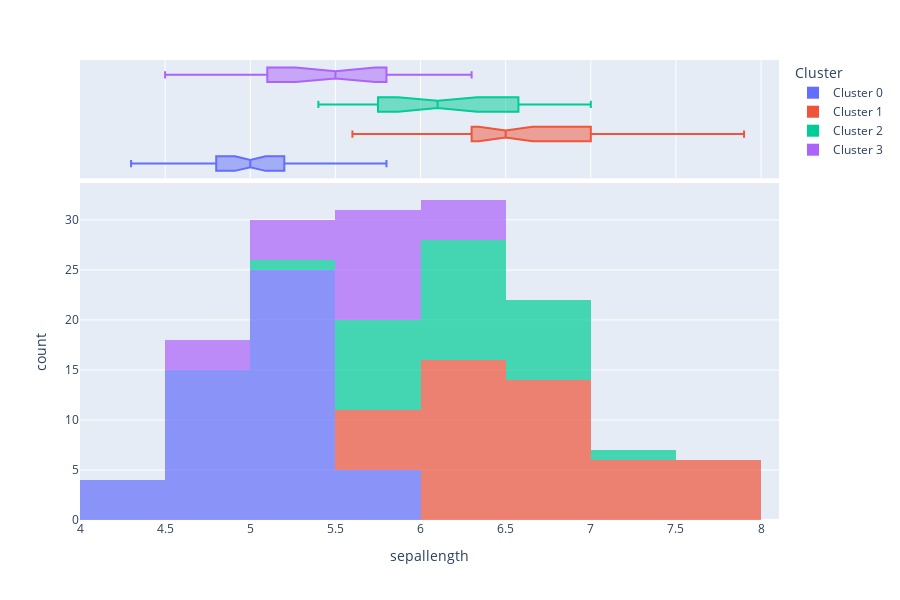

Write notebook code for a chart like this one.
### Code cell
plot_model(kmeans,plot='distribution',feature='sepallength')

### Figure 1 — Plotly figure (JSON) as saved in the notebook; plotly's stock layout.template omitted (floating-point values rounded to 4 significant figures; data arrays with more than 128 entries replaced by an {"elided": "..."} marker saying what was removed)
{"data": [{"alignmentgroup": "True", "bingroup": "x", "hovertemplate": "Cluster=Cluster 0<br>sepallength=%{x}<br>count=%{y}<extra></extra>", "legendgroup": "Cluster 0", "marker": {"color": "#636efa", "opacity": 0.7}, "name": "Cluster 0", "offsetgroup": "Cluster 0", "orientation": "v", "showlegend": true, "type": "histogram", "x": [5.1, 5.2, 5.2, 4.7, 4.8, 5.4, 5.2, 5.5, 4.9, 5, 5.5, 4.9, 4.4, 5.1, 5, 4.4, 5, 5.1, 4.8, 5.1, 5.3, 5, 5, 5, 4.6, 5.1, 4.9, 4.7, 4.6, 5, 5.4, 4.6, 5, 4.4, 4.9, 5.4, 4.8, 4.8, 4.3, 5.8, 5.7, 5.4, 5.1, 5.7, 5.1, 5.4, 4.8, 5.1, 4.6], "xaxis": "x", "yaxis": "y"}, {"alignmentgroup": "True", "customdata": {"elided": "49x5 mixed values"}, "hovertemplate": "Cluster=%{customdata[4]}<br>sepallength=%{x}<br>sepalwidth=%{customdata[0]}<br>petallength=%{customdata[1]}<br>petalwidth=%{customdata[2]}<br>class=%{customdata[3]}<extra></extra>", "legendgroup": "Cluster 0", "marker": {"color": "#636efa"}, "name": "Cluster 0", "notched": true, "offsetgroup": "Cluster 0", "showlegend": false, "type": "box", "x": [5.1, 5.2, 5.2, 4.7, 4.8, 5.4, 5.2, 5.5, 4.9, 5, 5.5, 4.9, 4.4, 5.1, 5, 4.4, 5, 5.1, 4.8, 5.1, 5.3, 5, 5, 5, 4.6, 5.1, 4.9, 4.7, 4.6, 5, 5.4, 4.6, 5, 4.4, 4.9, 5.4, 4.8, 4.8, 4.3, 5.8, 5.7, 5.4, 5.1, 5.7, 5.1, 5.4, 4.8, 5.1, 4.6], "xaxis": "x2", "yaxis": "y2"}, {"alignmentgroup": "True", "bingroup": "x", "hovertemplate": "Cluster=Cluster 1<br>sepallength=%{x}<br>count=%{y}<extra></extra>", "legendgroup": "Cluster 1", "marker": {"color": "#EF553B", "opacity": 0.7}, "name": "Cluster 1", "offsetgroup": "Cluster 1", "orientation": "v", "showlegend": true, "type": "histogram", "x": [6.4, 6.5, 7.7, 7.7, 6.9, 5.6, 5.8, 7.7, 6.3, 6.3, 6.8, 6.4, 6.5, 7.2, 6.7, 7.3, 7.6, 6.5, 6.7, 7.1, 5.7, 7.2, 6.4, 6.1, 6.5, 5.8, 6.3, 6.7, 6.7, 6.8, 5.8, 6.9, 6.7, 6.2, 6.9, 6.3, 7.7, 6.1, 6.3, 6.4, 7.9, 7.4, 7.2, 6.4, 6, 6.3, 5.9, 6.2], "xaxis": "x", "yaxis": "y"}, {"alignmentgroup": "True", "customdata": {"elided": "48x5 mixed values"}, "hovertemplate": "Cluster=%{customdata[4]}<br>sepallength=%{x}<br>sepalwidth=%{customdata[0]}<br>petallength=%{customdata[1]}<br>petalwidth=%{customdata[2]}<br>class=%{customdata[3]}<extra></extra>", "legendgroup": "Cluster 1", "marker": {"color": "#EF553B"}, "name": "Cluster 1", "notched": true, "offsetgroup": "Cluster 1", "showlegend": false, "type": "box", "x": [6.4, 6.5, 7.7, 7.7, 6.9, 5.6, 5.8, 7.7, 6.3, 6.3, 6.8, 6.4, 6.5, 7.2, 6.7, 7.3, 7.6, 6.5, 6.7, 7.1, 5.7, 7.2, 6.4, 6.1, 6.5, 5.8, 6.3, 6.7, 6.7, 6.8, 5.8, 6.9, 6.7, 6.2, 6.9, 6.3, 7.7, 6.1, 6.3, 6.4, 7.9, 7.4, 7.2, 6.4, 6, 6.3, 5.9, 6.2], "xaxis": "x2", "yaxis": "y2"}, {"alignmentgroup": "True", "bingroup": "x", "hovertemplate": "Cluster=Cluster 2<br>sepallength=%{x}<br>count=%{y}<extra></extra>", "legendgroup": "Cluster 2", "marker": {"color": "#00cc96", "opacity": 0.7}, "name": "Cluster 2", "offsetgroup": "Cluster 2", "orientation": "v", "showlegend": true, "type": "histogram", "x": [6.6, 5.7, 6.1, 6.3, 6.1, 5.9, 5.6, 6.7, 6.8, 5.6, 5.9, 6.6, 6.3, 5.7, 6.5, 6.9, 6.4, 7, 6.1, 6.7, 5.7, 6.4, 6, 5.6, 6.1, 6, 5.4, 6.7, 5.7, 6.2, 6], "xaxis": "x", "yaxis": "y"}, {"alignmentgroup": "True", "customdata": {"elided": "31x5 mixed values"}, "hovertemplate": "Cluster=%{customdata[4]}<br>sepallength=%{x}<br>sepalwidth=%{customdata[0]}<br>petallength=%{customdata[1]}<br>petalwidth=%{customdata[2]}<br>class=%{customdata[3]}<extra></extra>", "legendgroup": "Cluster 2", "marker": {"color": "#00cc96"}, "name": "Cluster 2", "notched": true, "offsetgroup": "Cluster 2", "showlegend": false, "type": "box", "x": [6.6, 5.7, 6.1, 6.3, 6.1, 5.9, 5.6, 6.7, 6.8, 5.6, 5.9, 6.6, 6.3, 5.7, 6.5, 6.9, 6.4, 7, 6.1, 6.7, 5.7, 6.4, 6, 5.6, 6.1, 6, 5.4, 6.7, 5.7, 6.2, 6], "xaxis": "x2", "yaxis": "y2"}, {"alignmentgroup": "True", "bingroup": "x", "hovertemplate": "Cluster=Cluster 3<br>sepallength=%{x}<br>count=%{y}<extra></extra>", "legendgroup": "Cluster 3", "marker": {"color": "#ab63fa", "opacity": 0.7}, "name": "Cluster 3", "offsetgroup": "Cluster 3", "orientation": "v", "showlegend": true, "type": "histogram", "x": [5.1, 5.5, 5.6, 5, 5.8, 4.9, 4.5, 5.2, 5.7, 5.5, 6, 4.9, 6.3, 5.8, 6.2, 5.6, 5.8, 5.5, 5.5, 6, 5, 5.5], "xaxis": "x", "yaxis": "y"}, {"alignmentgroup": "True", "customdata": [[2.5, 3, 1.1, "Iris-versicolor", "Cluster 3"], [2.3, 4, 1.3, "Iris-versicolor", "Cluster 3"], [2.7, 4.2, 1.3, "Iris-versicolor", "Cluster 3"], [2.3, 3.3, 1, "Iris-versicolor", "Cluster 3"], [2.6, 4, 1.2, "Iris-versicolor", "Cluster 3"], [2.4, 3.3, 1, "Iris-versicolor", "Cluster 3"], [2.3, 1.3, 0.3, "Iris-setosa", "Cluster 3"], [2.7, 3.9, 1.4, "Iris-versicolor", "Cluster 3"], [2.6, 3.5, 1, "Iris-versicolor", "Cluster 3"], [2.6, 4.4, 1.2, "Iris-versicolor", "Cluster 3"], [2.2, 4, 1, "Iris-versicolor", "Cluster 3"], [2.5, 4.5, 1.7, "Iris-virginica", "Cluster 3"], [2.3, 4.4, 1.3, "Iris-versicolor", "Cluster 3"], [2.7, 4.1, 1, "Iris-versicolor", "Cluster 3"], [2.2, 4.5, 1.5, "Iris-versicolor", "Cluster 3"], [2.5, 3.9, 1.1, "Iris-versicolor", "Cluster 3"], [2.7, 3.9, 1.2, "Iris-versicolor", "Cluster 3"], [2.4, 3.7, 1, "Iris-versicolor", "Cluster 3"], [2.4, 3.8, 1.1, "Iris-versicolor", "Cluster 3"], [2.2, 5, 1.5, "Iris-virginica", "Cluster 3"], [2, 3.5, 1, "Iris-versicolor", "Cluster 3"], [2.5, 4, 1.3, "Iris-versicolor", "Cluster 3"]], "hovertemplate": "Cluster=%{customdata[4]}<br>sepallength=%{x}<br>sepalwidth=%{customdata[0]}<br>petallength=%{customdata[1]}<br>petalwidth=%{customdata[2]}<br>class=%{customdata[3]}<extra></extra>", "legendgroup": "Cluster 3", "marker": {"color": "#ab63fa"}, "name": "Cluster 3", "notched": true, "offsetgroup": "Cluster 3", "showlegend": false, "type": "box", "x": [5.1, 5.5, 5.6, 5, 5.8, 4.9, 4.5, 5.2, 5.7, 5.5, 6, 4.9, 6.3, 5.8, 6.2, 5.6, 5.8, 5.5, 5.5, 6, 5, 5.5], "xaxis": "x2", "yaxis": "y2"}], "layout": {"barmode": "relative", "height": 600, "legend": {"title": {"text": "Cluster"}, "tracegroupgap": 0}, "margin": {"t": 60}, "xaxis": {"anchor": "y", "domain": [0, 1], "title": {"text": "sepallength"}}, "xaxis2": {"anchor": "y2", "domain": [0, 1], "matches": "x", "showgrid": true, "showticklabels": false}, "yaxis": {"anchor": "x", "domain": [0, 0.7326], "title": {"text": "count"}}, "yaxis2": {"anchor": "x2", "domain": [0.7426, 1], "matches": "y2", "showgrid": false, "showline": false, "showticklabels": false, "ticks": ""}}}
